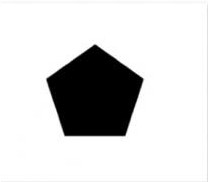
#> input picture images/pantagon.jpg, 208 x 182 px
$ python -i class4_DIP.py   (imports and definitions only)   (older library calls are emulated)
#> lines starting #> are read from the running program, lines starting #| are printed output that depends on the picture; after the words box and inside, x2 and y2 are one past the last pixel; in counts of white or black regions, pixels touching at a corner belong together
#> further down, picture is the input picture: shape (182, 208, 3); min 0, max 255, mean 212.7
import pandas as pd
import matplotlib.pyplot as plt
import cv2
import numpy as np
from Model.BoundaryDescriptor import get_contours_binary, calc_contour_feature, draw_bbox


def get_canny(img, isShow=True):
#> called with isShow = True
    gray = cv2.cvtColor(img, cv2.COLOR_BGR2GRAY)
    blurred = cv2.GaussianBlur(gray, (5, 5), 0)
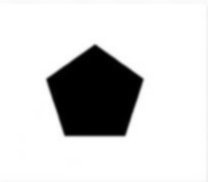
#> blurred: shape (182, 208); min 0, max 255, mean 212.8
    canny = cv2.Canny(blurred, 70, 150)
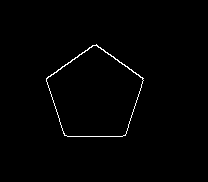
#> canny: shape (182, 208); 0.9% white in thin lines or dots, all inside (x1, y1, x2, y2) = (46, 44, 144, 137)
    result = np.hstack([gray, blurred, canny])
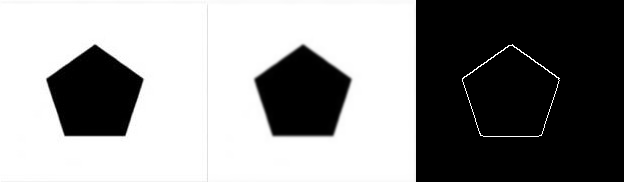
#> result: shape (182, 624); min 0, max 255, mean 142.6
    return canny


def get_contours(img, isShow=True):
    imgray = cv2.cvtColor(img, cv2.COLOR_BGR2GRAY)
    ret, thresh = cv2.threshold(imgray, 92, 255, 0)
    num_white_extreme = len(np.where(imgray > 200)[0])
    num_black_extreme = len(np.where(imgray < 25)[0])

    if np.mean(imgray) > 127 or num_white_extreme < 50:
        thresh_white = 255 - thresh
    else:
        thresh_white = thresh
    _, contours, hierarchy = cv2.findContours(
        thresh_white, cv2.RETR_TREE, cv2.CHAIN_APPROX_SIMPLE)
    img_contours = cv2.drawContours(img.copy(), contours, -1, (0, 0, 255), -1)
    return img_contours


def get_c4_img(img, position_ls):
    for position in position_ls:
        x, y, w, h = position
        crop_img = img[y:y+h, x:x+w]
        img_contours = get_contours(crop_img, isShow=False)
        # cv2.imshow("Contours_img", img_contours)
        # cv2.waitKey(0)
        img[y:y+h, x:x+w] = img_contours  # 指定位置填充，大小要一样才能填充
        # cv2.imshow("Merge", img_raw)
    return img

>>> import cv2
>>> picture = cv2.imread('../../../images/pantagon.jpg')
>>> result = get_canny(picture)
